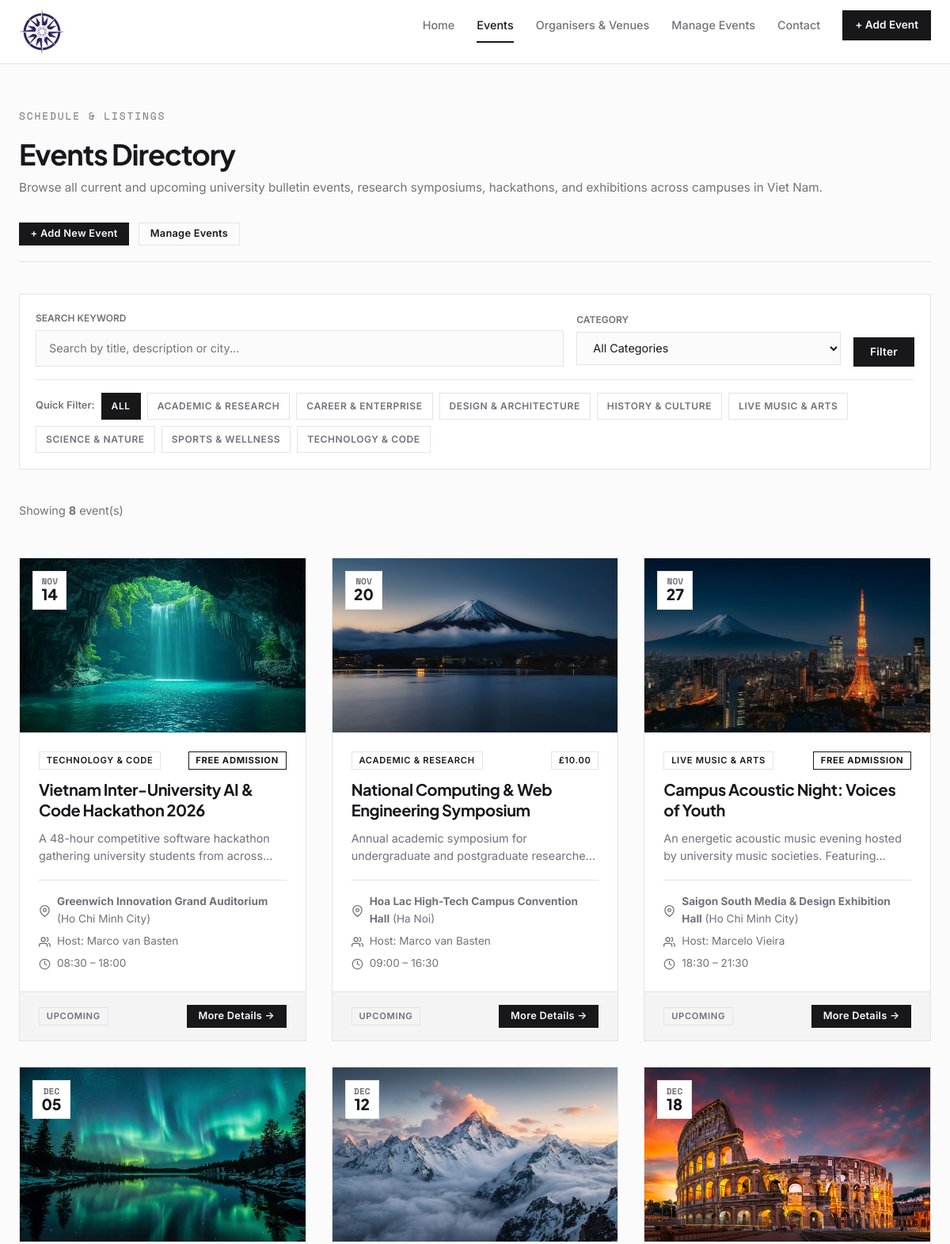
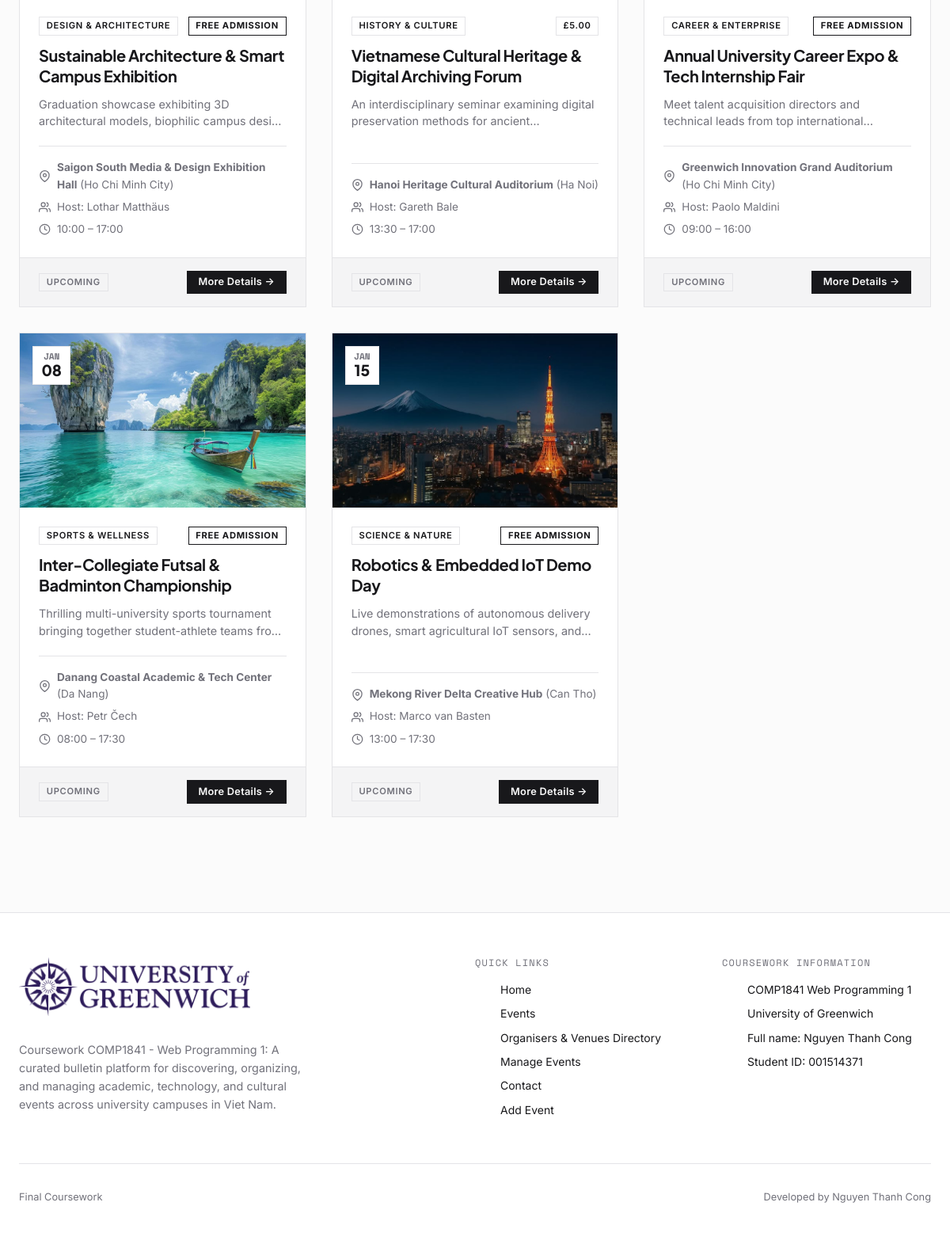
Screenshot of /events.php with the database file from the repository (2 pictures, top to bottom).
### tables this page shows
CREATE TABLE `events` (
  `id` INT AUTO_INCREMENT PRIMARY KEY,
  `title` VARCHAR(255) NOT NULL,
  `description` TEXT NOT NULL,
  `event_date` DATE NOT NULL,
  `start_time` TIME NOT NULL,
  `end_time` TIME NOT NULL,
  `venue_id` INT NOT NULL,
  `organiser_id` INT NOT NULL,
  `category` VARCHAR(100) NOT NULL,
  `image_url` VARCHAR(500) NOT NULL,
  `ticket_price` DECIMAL(10,2) NOT NULL DEFAULT 0.00,
  `status` VARCHAR(50) NOT NULL DEFAULT 'Upcoming',
  `created_at` DATETIME DEFAULT CURRENT_TIMESTAMP,
  `updated_at` DATETIME DEFAULT CURRENT_TIMESTAMP ON UPDATE CURRENT_TIMESTAMP,
  CONSTRAINT `fk_events_venue` FOREIGN KEY (`venue_id`) REFERENCES `venues` (`id`) ON DELETE RESTRICT ON UPDATE CASCADE,
  CONSTRAINT `fk_events_organiser` FOREIGN KEY (`organiser_id`) REFERENCES `organisers` (`id`) ON DELETE RESTRICT ON UPDATE CASCADE
);

CREATE TABLE `venues` (
  `id` INT AUTO_INCREMENT PRIMARY KEY,
  `name` VARCHAR(150) NOT NULL,
  `address` VARCHAR(255) NOT NULL,
  `city` VARCHAR(100) NOT NULL,
  `capacity` INT NOT NULL DEFAULT 0,
  `contact_person` VARCHAR(100) DEFAULT NULL,
  `image_url` VARCHAR(500) DEFAULT NULL,
  `created_at` DATETIME DEFAULT CURRENT_TIMESTAMP
);

CREATE TABLE `organisers` (
  `id` INT AUTO_INCREMENT PRIMARY KEY,
  `full_name` VARCHAR(150) NOT NULL,
  `email` VARCHAR(150) NOT NULL,
  `phone` VARCHAR(50) DEFAULT NULL,
  `website` VARCHAR(255) DEFAULT NULL,
  `bio` TEXT DEFAULT NULL,
  `logo_url` VARCHAR(500) DEFAULT NULL,
  `created_at` DATETIME DEFAULT CURRENT_TIMESTAMP
);

### events.php (called while the page is built, shortened)
<?php
try {
    include __DIR__ . '/includes/DatabaseConnection.php';
    include __DIR__ . '/includes/DatabaseFunctions.php';
    $search = isset($_GET['search']) ? trim($_GET['search']) : '';
    $selectedCategory = isset($_GET['category']) ? trim($_GET['category']) : '';
    $events = getEventsWithDetails($connection, $selectedCategory, $search);
    $categories = getCategories($connection);
    include __DIR__ . '/templates/events.html.php';
} catch (PDOException $e) {
    $title = 'An error has occurred';
    $output = '<div class="alert alert-error">Database error: ' . htmlspecialchars($e->getMessage(), ENT_QUOTES, 'UTF-8') . '</div>';
}
include __DIR__ . '/templates/layout.html.php';

### includes/DatabaseFunctions.php (called while the page is built, shortened)
<?php
function query($pdo, $sql, $parameters = []) {
    $stmt = $pdo->prepare($sql);
    $stmt->execute($parameters);
    return $stmt;
}
function getEventsWithDetails($pdo, $category = '', $search = '', $limit = null) {
    $sql = "SELECT
                e.*,
                o.full_name AS organiser_name,
                o.email AS organiser_email,
                o.logo_url AS organiser_logo,
                v.name AS venue_name,
                v.city AS venue_city,
                v.address AS venue_address,
                v.capacity AS venue_capacity
            FROM `events` e
            INNER JOIN `organisers` o ON e.organiser_id = o.id
            INNER JOIN `venues` v ON e.venue_id = v.id
            WHERE 1=1";
    $params = [];
    $sql .= " ORDER BY e.event_date ASC, e.start_time ASC";
    $stmt = query($pdo, $sql, $params);
    return $stmt->fetchAll();
}
function getCategories($pdo) {
    $sql = "SELECT DISTINCT category FROM `events` ORDER BY category ASC";
    $stmt = query($pdo, $sql);
    return $stmt->fetchAll(PDO::FETCH_COLUMN);
}
function formatDayAndMonth($dateString) {
    $dt = new DateTime($dateString);
    return [
        'day' => $dt->format('d'),
        'month' => strtoupper($dt->format('M')),
        'year' => $dt->format('Y')
    ];
}
function formatTime($timeString) {
    $dt = new DateTime($timeString);
    return $dt->format('H:i');
}
function formatPrice($price) {
    $val = (float)$price;
    if ($val <= 0.0) {
        return 'Free Admission';
    }
    return '£' . number_format($val, 2);
}
function e($str) {
    $normalized = str_replace('assests/', 'assets/', (string)$str);
    return htmlspecialchars($normalized, ENT_QUOTES, 'UTF-8');
}

### templates/events.html.php (the view, shortened to what this page needs)
<section style="padding: 3.5rem 0;">
  <div class="container">
    <div class="section-header">
      <div>
        <span class="hero-lead-label">Schedule &amp; Listings</span>
        <h1 class="section-title" style="font-size: 2.25rem;">Events Directory</h1>
        <p class="section-desc">
          Browse all current and upcoming university bulletin events, research symposiums, hackathons, and exhibitions across campuses in Viet Nam.
        </p>
      </div>
      <div style="display: flex; gap: 0.75rem;">
        <a href="addevent.php" class="btn btn-primary btn-sm">+ Add New Event</a>
        <a href="manage.php" class="btn btn-outline btn-sm">Manage Events</a>
      </div>
    </div>
    <div class="filter-toolbar">
      <form action="events.php" method="GET" class="filter-form">
        <div class="form-group-filter">
          <label for="search" class="form-label" style="font-size: 0.75rem; text-transform: uppercase; color: var(--text-muted); margin-bottom: 0.35rem; display: block;">
            Search Keyword
          </label>
          <input
            type="text"
            name="search"
            id="search"
            class="input-filter"
            placeholder="Search by title, description or city..."
            value="<?= e($search) ?>"
          >
        </div>
        <div class="form-group-filter">
          <label for="category" class="form-label" style="font-size: 0.75rem; text-transform: uppercase; color: var(--text-muted); margin-bottom: 0.35rem; display: block;">
            Category
          </label>
          <select name="category" id="category" class="input-filter">
            <option value="">All Categories</option>
          </select>
        </div>
        <div style="display: flex; gap: 0.5rem; align-items: flex-end; height: 100%;">
          <button type="submit" class="btn btn-primary" style="padding: 0.65rem 1.25rem;">
            Filter
          </button>
        </div>
      </form>
      <div class="category-pills">
        <span style="font-size: 0.8rem; font-weight: 600; color: var(--text-muted);">Quick Filter:</span>
        <a href="events.php" class="pill-link <?= empty($selectedCategory) ? 'active' : '' ?>">All</a>
        <?php foreach ($categories as $cat): ?>
          <a href="events.php?category=<?= urlencode($cat) ?>" class="pill-link <?= $selectedCategory === $cat ? 'active' : '' ?>">
            <?= e($cat) ?>
          </a>
        <?php endforeach; ?>
      </div>
    </div>
    <div style="margin-bottom: 2rem; display: flex; align-items: center; justify-content: space-between;">
      <p style="font-size: 0.9rem; color: var(--text-muted);">
        Showing <strong><?= count($events) ?></strong> event(s)
      </p>
    </div>
    <div class="events-grid">
      <?php if (!empty($events)): ?>
        <?php foreach ($events as $ev): ?>
          <?php $dateParts = formatDayAndMonth($ev['event_date']); ?>
          <article class="event-card">
            <div class="event-card-media">
              <img src="<?= e($ev['image_url']) ?>" alt="<?= e($ev['title']) ?>" class="event-card-image" loading="lazy">
              <div class="event-date-badge">
                <span class="date-month"><?= e($dateParts['month']) ?></span>
                <span class="date-day"><?= e($dateParts['day']) ?></span>
              </div>
            </div>
            <div class="event-card-body">
              <div class="event-meta-top">
                <span class="badge"><?= e($ev['category']) ?></span>
                <span class="badge <?= $ev['ticket_price'] <= 0 ? 'badge-free' : '' ?>">
                  <?= formatPrice($ev['ticket_price']) ?>
                </span>
              </div>
              <h2 class="event-card-title">
                <a href="event.php?id=<?= e($ev['id']) ?>">
                  <?= e($ev['title']) ?>
                </a>
              </h2>
              <p class="event-excerpt">
                <?= e($ev['description']) ?>
              </p>
              <div class="event-info-rows">
                <div class="info-row">
                  <svg viewBox="0 0 24 24" fill="none" stroke-width="2" stroke-linecap="round" stroke-linejoin="round">
                    <path d="M21 10c0 7-9 13-9 13s-9-6-9-13a9 9 0 0 1 18 0z"></path>
                    <circle cx="12" cy="10" r="3"></circle>
                  </svg>
                  <span><strong><?= e($ev['venue_name']) ?></strong> (<?= e($ev['venue_city']) ?>)</span>
                </div>
                <div class="info-row">
                  <svg viewBox="0 0 24 24" fill="none" stroke-width="2" stroke-linecap="round" stroke-linejoin="round">
                    <path d="M17 21v-2a4 4 0 0 0-4-4H5a4 4 0 0 0-4 4v2"></path>
                    <circle cx="9" cy="7" r="4"></circle>
                    <path d="M23 21v-2a4 4 0 0 0-3-3.87"></path>
                    <path d="M16 3.13a4 4 0 0 1 0 7.75"></path>
                  </svg>
                  <span>Host: <?= e($ev['organiser_name']) ?></span>
                </div>
                <div class="info-row">
                  <svg viewBox="0 0 24 24" fill="none" stroke-width="2" stroke-linecap="round" stroke-linejoin="round">
                    <circle cx="12" cy="12" r="10"></circle>
                    <polyline points="12 6 12 12 16 14"></polyline>
                  </svg>
                  <span><?= formatTime($ev['start_time']) ?> – <?= formatTime($ev['end_time']) ?></span>
                </div>
              </div>
            </div>
            <div class="event-card-footer">
              <span class="badge badge-status"><?= e($ev['status']) ?></span>
              <a href="event.php?id=<?= e($ev['id']) ?>" class="btn btn-primary btn-sm">
                More Details &rarr;
              </a>
            </div>
          </article>
        <?php endforeach; ?>
      <?php endif; ?>
    </div>
  </div>
</section>

### rows the page displays
events: image_url (picture), event_date "NOV", event_date "14", category "TECHNOLOGY & CODE", ticket_price "FREE ADMISSION", title "Vietnam Inter-University AI & Code Hackathon 2026", description "A 48-hour competitive software hackathon gathering university students from…", venue.name "Greenwich Innovation Grand Auditorium", venue.city "Ho Chi Minh City", organiser.full_name "Marco van Basten", start_time "08:30", end_time "18:00", status "UPCOMING"
events: image_url (picture), event_date "NOV", event_date "20", category "ACADEMIC & RESEARCH", ticket_price "£10.00", title "National Computing & Web Engineering Symposium", description "Annual academic symposium for undergraduate and postgraduate…", venue.name "Hoa Lac High-Tech Campus Convention Hall", venue.city "Ha Noi", organiser.full_name "Marco van Basten", start_time "09:00", end_time "16:30", status "UPCOMING"
events: image_url (picture), event_date "NOV", event_date "27", category "LIVE MUSIC & ARTS", ticket_price "FREE ADMISSION", title "Campus Acoustic Night: Voices of Youth", description "An energetic acoustic music evening hosted by university music societies.…", venue.name "Saigon South Media & Design Exhibition Hall", venue.city "Ho Chi Minh City", organiser.full_name "Marcelo Vieira", start_time "18:30", end_time "21:30", status "UPCOMING"
events: image_url (picture), event_date "DEC", event_date "05", category "DESIGN & ARCHITECTURE", ticket_price "FREE ADMISSION", title "Sustainable Architecture & Smart Campus Exhibition", description "Graduation showcase exhibiting 3D architectural models, biophilic campus…", venue.name "Saigon South Media & Design Exhibition Hall", venue.city "Ho Chi Minh City", organiser.full_name "Lothar Matthäus", start_time "10:00", end_time "17:00", status "UPCOMING"
events: image_url (picture), event_date "DEC", event_date "12", category "HISTORY & CULTURE", ticket_price "£5.00", title "Vietnamese Cultural Heritage & Digital Archiving Forum", description "An interdisciplinary seminar examining digital preservation methods for…", venue.name "Hanoi Heritage Cultural Auditorium", venue.city "Ha Noi", organiser.full_name "Gareth Bale", start_time "13:30", end_time "17:00", status "UPCOMING"
events: image_url (picture), event_date "DEC", event_date "18", category "CAREER & ENTERPRISE", ticket_price "FREE ADMISSION", title "Annual University Career Expo & Tech Internship Fair", description "Meet talent acquisition directors and technical leads from top…", venue.name "Greenwich Innovation Grand Auditorium", venue.city "Ho Chi Minh City", organiser.full_name "Paolo Maldini", start_time "09:00", end_time "16:00", status "UPCOMING"
events: image_url (picture), event_date "JAN", event_date "08", category "SPORTS & WELLNESS", ticket_price "FREE ADMISSION", title "Inter-Collegiate Futsal & Badminton Championship", description "Thrilling multi-university sports tournament bringing together student-athlete teams…", venue.name "Danang Coastal Academic & Tech Center", venue.city "Da Nang", organiser.full_name "Petr Čech", start_time "08:00", end_time "17:30", status "UPCOMING"
events: image_url (picture), event_date "JAN", event_date "15", category "SCIENCE & NATURE", ticket_price "FREE ADMISSION", title "Robotics & Embedded IoT Demo Day", description "Live demonstrations of autonomous delivery drones, smart agricultural IoT sensors,…", venue.name "Mekong River Delta Creative Hub", venue.city "Can Tho", organiser.full_name "Marco van Basten", start_time "13:00", end_time "17:30", status "UPCOMING"

### other values shown
$cat "ACADEMIC & RESEARCH"
$cat "CAREER & ENTERPRISE"
$cat "DESIGN & ARCHITECTURE"
$cat "HISTORY & CULTURE"
$cat "LIVE MUSIC & ARTS"
$cat "SCIENCE & NATURE"
$cat "SPORTS & WELLNESS"
$cat "TECHNOLOGY & CODE"
count($events) "8"
